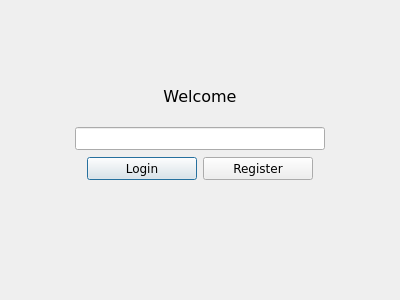
<?xml version="1.0" encoding="UTF-8"?>
<ui version="4.0">
 <class>auth_Form</class>
 <widget class="QWidget" name="auth_Form">
  <property name="geometry">
   <rect>
    <x>0</x>
    <y>0</y>
    <width>400</width>
    <height>300</height>
   </rect>
  </property>
  <property name="sizePolicy">
   <sizepolicy hsizetype="Fixed" vsizetype="Fixed">
    <horstretch>0</horstretch>
    <verstretch>0</verstretch>
   </sizepolicy>
  </property>
  <property name="font">
   <font>
    <family>Verdana</family>
   </font>
  </property>
  <property name="windowTitle">
   <string>Login Form</string>
  </property>
  <layout class="QVBoxLayout" name="verticalLayout_2">
   <item>
    <spacer name="verticalSpacer_2">
     <property name="orientation">
      <enum>Qt::Vertical</enum>
     </property>
     <property name="sizeType">
      <enum>QSizePolicy::Fixed</enum>
     </property>
     <property name="sizeHint" stdset="0">
      <size>
       <width>20</width>
       <height>60</height>
      </size>
     </property>
    </spacer>
   </item>
   <item>
    <layout class="QVBoxLayout" name="verticalLayout">
     <item>
      <widget class="QLabel" name="welcomeLabel">
       <property name="sizePolicy">
        <sizepolicy hsizetype="Preferred" vsizetype="Preferred">
         <horstretch>0</horstretch>
         <verstretch>0</verstretch>
        </sizepolicy>
       </property>
       <property name="minimumSize">
        <size>
         <width>0</width>
         <height>50</height>
        </size>
       </property>
       <property name="font">
        <font>
         <family>Verdana</family>
         <pointsize>12</pointsize>
        </font>
       </property>
       <property name="layoutDirection">
        <enum>Qt::LeftToRight</enum>
       </property>
       <property name="text">
        <string>Welcome</string>
       </property>
       <property name="alignment">
        <set>Qt::AlignCenter</set>
       </property>
      </widget>
     </item>
     <item alignment="Qt::AlignHCenter">
      <widget class="QLineEdit" name="walletKeyInput">
       <property name="sizePolicy">
        <sizepolicy hsizetype="Fixed" vsizetype="Fixed">
         <horstretch>0</horstretch>
         <verstretch>0</verstretch>
        </sizepolicy>
       </property>
       <property name="minimumSize">
        <size>
         <width>250</width>
         <height>0</height>
        </size>
       </property>
      </widget>
     </item>
    </layout>
   </item>
   <item>
    <spacer name="verticalSpacer_3">
     <property name="orientation">
      <enum>Qt::Vertical</enum>
     </property>
     <property name="sizeType">
      <enum>QSizePolicy::Fixed</enum>
     </property>
     <property name="sizeHint" stdset="0">
      <size>
       <width>20</width>
       <height>1</height>
      </size>
     </property>
    </spacer>
   </item>
   <item>
    <layout class="QHBoxLayout" name="horizontalLayout_2">
     <item>
      <spacer name="horizontalSpacer">
       <property name="orientation">
        <enum>Qt::Horizontal</enum>
       </property>
       <property name="sizeType">
        <enum>QSizePolicy::Expanding</enum>
       </property>
       <property name="sizeHint" stdset="0">
        <size>
         <width>40</width>
         <height>20</height>
        </size>
       </property>
      </spacer>
     </item>
     <item>
      <widget class="QPushButton" name="loginButton">
       <property name="sizePolicy">
        <sizepolicy hsizetype="Minimum" vsizetype="Fixed">
         <horstretch>0</horstretch>
         <verstretch>0</verstretch>
        </sizepolicy>
       </property>
       <property name="minimumSize">
        <size>
         <width>110</width>
         <height>0</height>
        </size>
       </property>
       <property name="text">
        <string>Login</string>
       </property>
       <property name="default">
        <bool>true</bool>
       </property>
      </widget>
     </item>
     <item>
      <widget class="QPushButton" name="registerButton">
       <property name="sizePolicy">
        <sizepolicy hsizetype="Minimum" vsizetype="Fixed">
         <horstretch>0</horstretch>
         <verstretch>0</verstretch>
        </sizepolicy>
       </property>
       <property name="minimumSize">
        <size>
         <width>110</width>
         <height>0</height>
        </size>
       </property>
       <property name="text">
        <string>Register</string>
       </property>
      </widget>
     </item>
     <item>
      <spacer name="horizontalSpacer_2">
       <property name="orientation">
        <enum>Qt::Horizontal</enum>
       </property>
       <property name="sizeType">
        <enum>QSizePolicy::Expanding</enum>
       </property>
       <property name="sizeHint" stdset="0">
        <size>
         <width>40</width>
         <height>20</height>
        </size>
       </property>
      </spacer>
     </item>
    </layout>
   </item>
   <item>
    <spacer name="verticalSpacer">
     <property name="orientation">
      <enum>Qt::Vertical</enum>
     </property>
     <property name="sizeHint" stdset="0">
      <size>
       <width>20</width>
       <height>40</height>
      </size>
     </property>
    </spacer>
   </item>
  </layout>
 </widget>
 <resources/>
 <connections/>
</ui>
